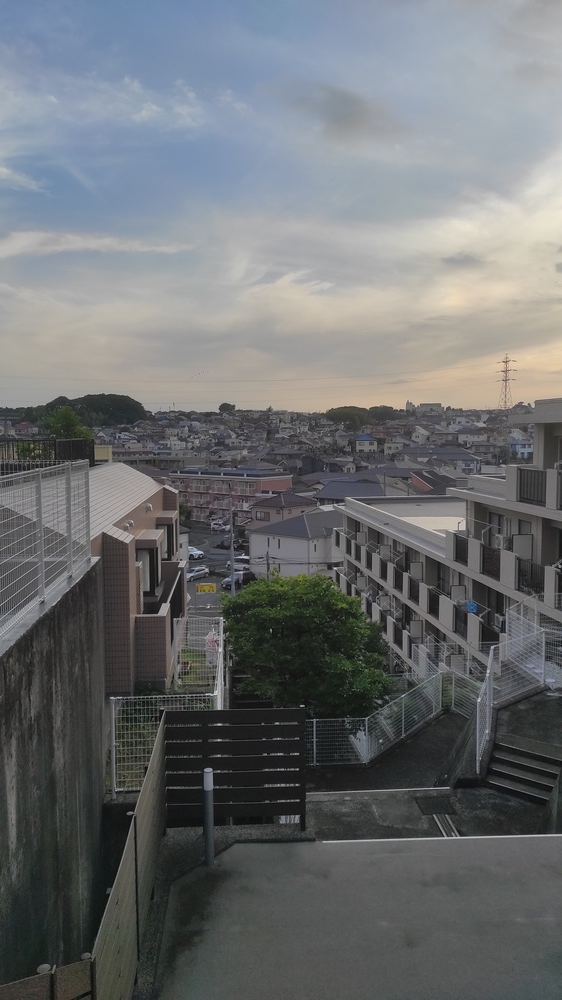
#> input picture Exercise_geometric_transform/Photos_set_1/vertical_center.jpg, 562 x 1000 px, shrunk from 2610 x 4640 before the run, found by its file name
$ python akaze_draft.py
#> lines starting #> are read from the running program, lines starting #| are printed output that depends on the picture
import cv2

def kaze_match(im1_path, im2_path):
    # load the image and convert it to grayscale
#> called with im1_path = 'Photos_set_1/vertical_center.jpg', im2_path = 'Photos_set_1/vertical_rotate.jpg'
    im1 = cv2.imread(im1_path)
#> im1 is the input picture: shape (1000, 562, 3); mean B, G, R 112.7, 110.6, 107.8
    im2 = cv2.imread(im2_path)
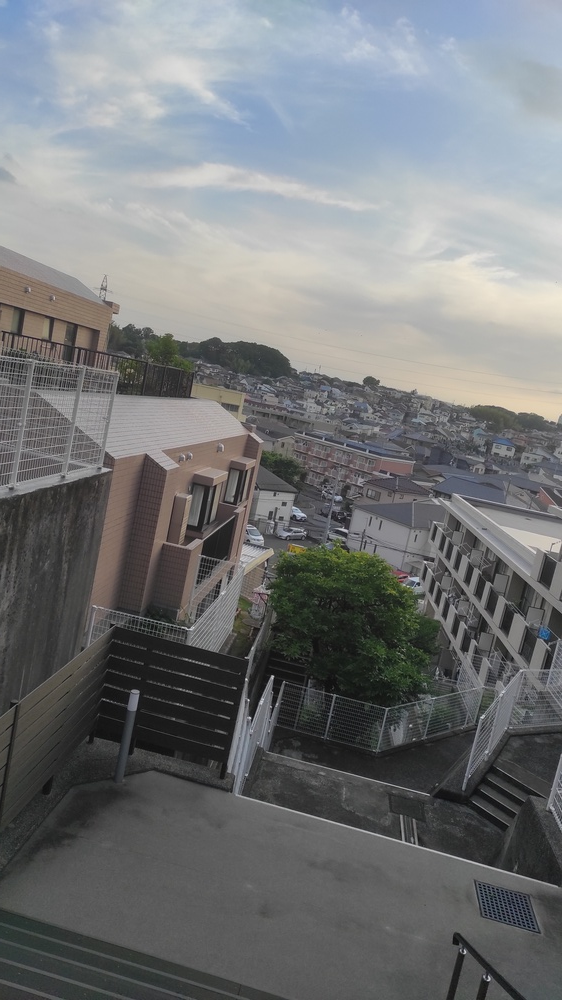
#> input picture Exercise_geometric_transform/Photos_set_1/vertical_rotate.jpg, 562 x 1000 px, shrunk from 2610 x 4640 before the run, found by its file name
#> im2 is the input picture: shape (1000, 562, 3); mean B, G, R 120.3, 118.5, 116.2
    gray1 = cv2.cvtColor(im1, cv2.COLOR_BGR2GRAY)
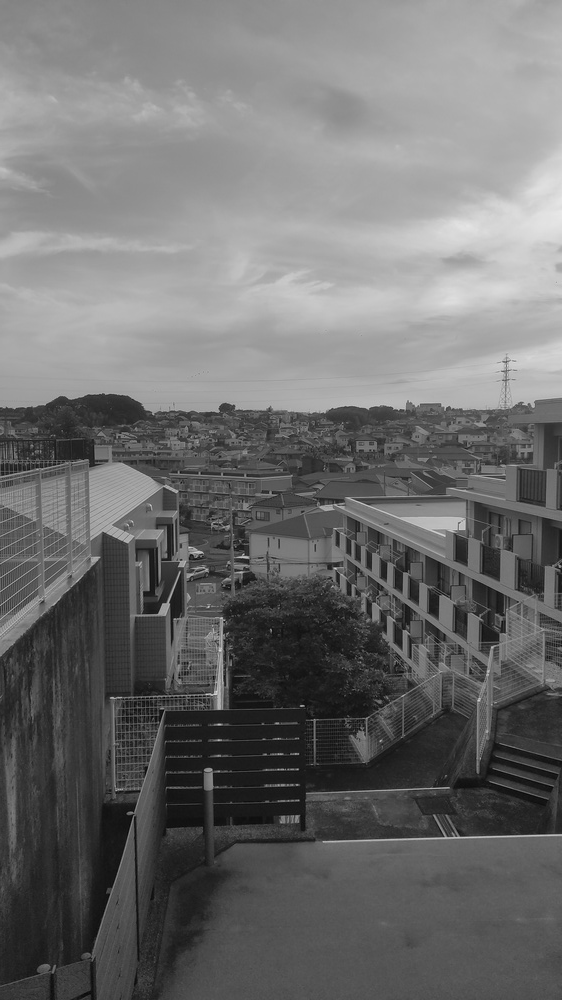
#> gray1: shape (1000, 562); min 1, max 233, mean 110
    gray2 = cv2.cvtColor(im2, cv2.COLOR_BGR2GRAY)
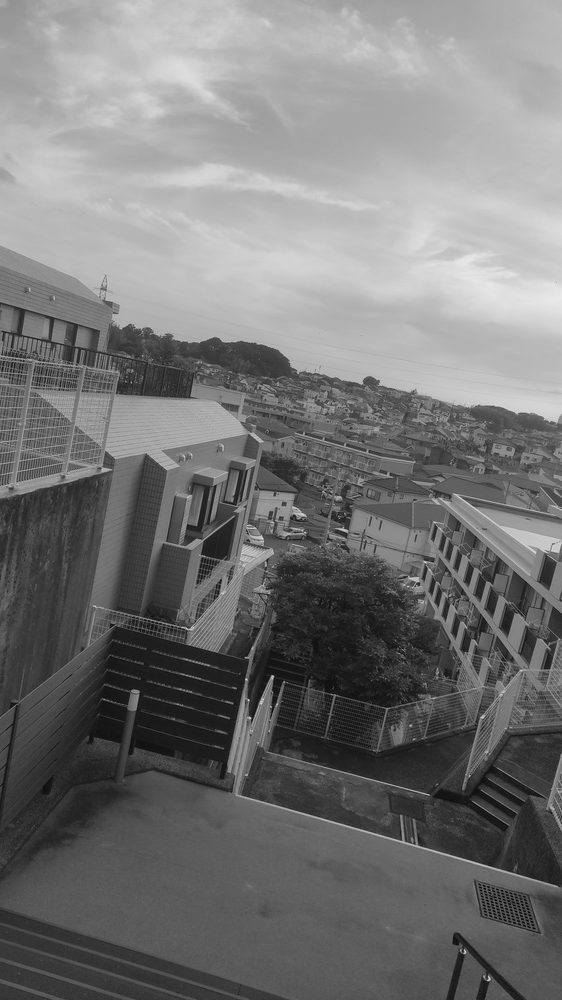
#> gray2: shape (1000, 562); min 1, max 234, mean 118

    # initialize the AKAZE descriptor, then detect keypoints and extract
    # local invariant descriptors from the image
    detector = cv2.AKAZE_create()
    (kps1, descs1) = detector.detectAndCompute(gray1, None)
#> kps1 = 668 keypoints; strongest (x, y, size): (164, 609, 8.1), (218, 697, 16.1), (219, 705, 8.1), (219, 701, 11.4)
    (kps2, descs2) = detector.detectAndCompute(gray2, None)
#> kps2 = 760 keypoints; strongest (x, y, size): (250, 554, 22.8), (134, 700, 16.1), (369, 381, 8.1), (134, 699, 11.4)

    print("keypoints: {}, descriptors: {}".format(len(kps1), descs1.shape))
#| keypoints: 668, descriptors: (668, 61)
    print("keypoints: {}, descriptors: {}".format(len(kps2), descs2.shape))
#| keypoints: 760, descriptors: (760, 61)

    # Match the features
    bf = cv2.BFMatcher(cv2.NORM_HAMMING)
    matches = bf.knnMatch(descs1,descs2, k=2)    # typo fixed
#> matches = 668 matches

    # Apply ratio test
    good = []
    for m,n in matches:
        if m.distance < 0.75*n.distance:
            good.append([m])
#> after the loop, good = 137 matches

    # cv2.drawMatchesKnn expects list of lists as matches.
    im3 = cv2.drawMatchesKnn(im1, kps1, im2, kps2, good[1:len(good)], None, flags=2)
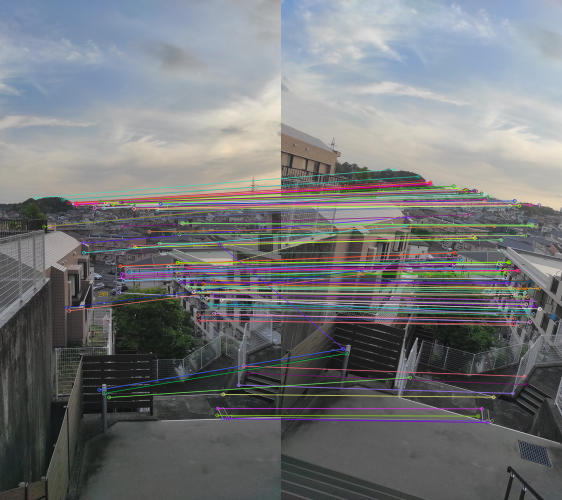
#> im3: shape (1000, 1124, 3) (shown at 1/2 size); mean B, G, R 120, 117.7, 115.7
    cv2.imwrite('matches_2.jpg', im3)
    cv2.imshow("AKAZE matching", im3)
    cv2.waitKey(0)


im1_path = "Photos_set_1/vertical_center.jpg"
im2_path = "Photos_set_1/vertical_rotate.jpg"

kaze_match(im1_path, im2_path)
